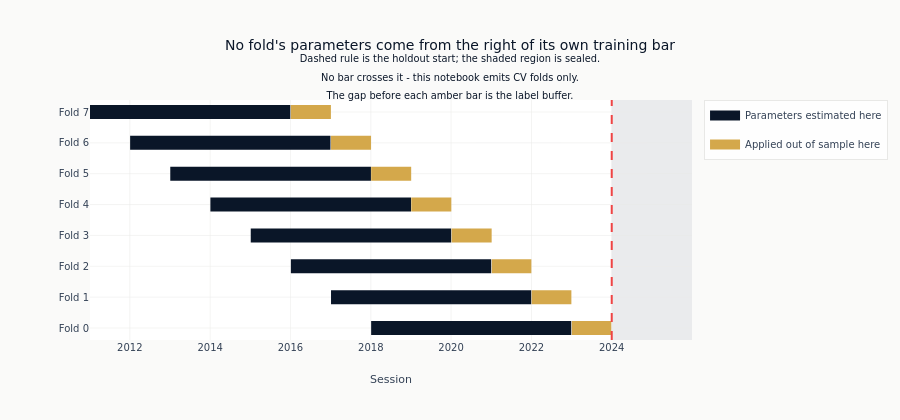

The code cell stored with this chart in its notebook:
### Markdown cell above
### The Fold Contract

The figure draws what the saved artifact will contain: per fold, the window each
model's parameters are estimated on and the window they are then applied to out of
sample, with the sealed holdout shaded. Kalman noise parameters, HMM emissions and
transitions, and ARIMA coefficients are all estimated inside the blue bar of their
own row and then held frozen while the filter runs forward across the amber one.

`fx_pairs` writes features for the cross-validation folds only, so every bar stops
to the left of the rule; a downstream stage that needs a holdout vintage builds one
with `append_holdout_fold_if_needed` (`utils/modeling.py:688`). The gap between each
blue bar and its amber bar is the label buffer: those sessions update the filter
state but are written to neither split.

### Code cell
fig = go.Figure()
_style = {
    "Parameters estimated here": COLORS["blue"],
    "Applied out of sample here": COLORS["amber"],
}
_seen: set[str] = set()
for f in folds:
    row = f"Fold {f['fold']}"
    for kind, (start, end) in (
        ("Parameters estimated here", (f["train_start"], f["train_end"])),
        ("Applied out of sample here", (f["val_start"], f["val_end"])),
    ):
        fig.add_trace(
            go.Scatter(
                x=[start.isoformat(), end.isoformat()],
                y=[row, row],
                mode="lines",
                line={"width": 14, "color": _style[kind]},
                name=kind,
                legendgroup=kind,
                showlegend=kind not in _seen,
            )
        )
        _seen.add(kind)

fig.add_vrect(
    x0=HOLDOUT_START.isoformat(),
    x1=max(all_dates).isoformat(),
    fillcolor=COLORS["neutral"],
    opacity=0.10,
    line_width=0,
    layer="below",
)
fig.add_vline(x=HOLDOUT_START.isoformat(), line_dash="dash", line_color=COLORS["negative"])
fig.update_layout(
    title=(
        "No fold's parameters come from the right of its own training bar"
        "<br><sup>Dashed rule is the holdout start; the shaded region is sealed."
        "<br>No bar crosses it - this notebook emits CV folds only."
        "<br>The gap before each amber bar is the label buffer.</sup>"
    ),
    xaxis_title="Session",
    yaxis_title="",
    height=420,
    margin={"l": 90},
)
fig.show()

### Figure 1 — Plotly figure (JSON) as saved in the notebook; plotly's stock layout.template omitted (floating-point values rounded to 4 significant figures)
{"data": [{"legendgroup": "Parameters estimated here", "line": {"color": "#0a1628", "width": 14}, "mode": "lines", "name": "Parameters estimated here", "showlegend": true, "type": "scatter", "x": ["2018-01-04", "2022-12-29"], "y": ["Fold 0", "Fold 0"]}, {"legendgroup": "Applied out of sample here", "line": {"color": "#D4A84B", "width": 14}, "mode": "lines", "name": "Applied out of sample here", "showlegend": true, "type": "scatter", "x": ["2023-01-03", "2023-12-28"], "y": ["Fold 0", "Fold 0"]}, {"legendgroup": "Parameters estimated here", "line": {"color": "#0a1628", "width": 14}, "mode": "lines", "name": "Parameters estimated here", "showlegend": false, "type": "scatter", "x": ["2017-01-04", "2021-12-30"], "y": ["Fold 1", "Fold 1"]}, {"legendgroup": "Applied out of sample here", "line": {"color": "#D4A84B", "width": 14}, "mode": "lines", "name": "Applied out of sample here", "showlegend": false, "type": "scatter", "x": ["2022-01-03", "2022-12-30"], "y": ["Fold 1", "Fold 1"]}, {"legendgroup": "Parameters estimated here", "line": {"color": "#0a1628", "width": 14}, "mode": "lines", "name": "Parameters estimated here", "showlegend": false, "type": "scatter", "x": ["2016-01-05", "2020-12-31"], "y": ["Fold 2", "Fold 2"]}, {"legendgroup": "Applied out of sample here", "line": {"color": "#D4A84B", "width": 14}, "mode": "lines", "name": "Applied out of sample here", "showlegend": false, "type": "scatter", "x": ["2021-01-05", "2021-12-31"], "y": ["Fold 2", "Fold 2"]}, {"legendgroup": "Parameters estimated here", "line": {"color": "#0a1628", "width": 14}, "mode": "lines", "name": "Parameters estimated here", "showlegend": false, "type": "scatter", "x": ["2015-01-05", "2020-01-02"], "y": ["Fold 3", "Fold 3"]}, {"legendgroup": "Applied out of sample here", "line": {"color": "#D4A84B", "width": 14}, "mode": "lines", "name": "Applied out of sample here", "showlegend": false, "type": "scatter", "x": ["2020-01-06", "2021-01-04"], "y": ["Fold 3", "Fold 3"]}, {"legendgroup": "Parameters estimated here", "line": {"color": "#0a1628", "width": 14}, "mode": "lines", "name": "Parameters estimated here", "showlegend": false, "type": "scatter", "x": ["2014-01-03", "2019-01-02"], "y": ["Fold 4", "Fold 4"]}, {"legendgroup": "Applied out of sample here", "line": {"color": "#D4A84B", "width": 14}, "mode": "lines", "name": "Applied out of sample here", "showlegend": false, "type": "scatter", "x": ["2019-01-04", "2020-01-03"], "y": ["Fold 4", "Fold 4"]}, {"legendgroup": "Parameters estimated here", "line": {"color": "#0a1628", "width": 14}, "mode": "lines", "name": "Parameters estimated here", "showlegend": false, "type": "scatter", "x": ["2013-01-03", "2018-01-02"], "y": ["Fold 5", "Fold 5"]}, {"legendgroup": "Applied out of sample here", "line": {"color": "#D4A84B", "width": 14}, "mode": "lines", "name": "Applied out of sample here", "showlegend": false, "type": "scatter", "x": ["2018-01-04", "2019-01-03"], "y": ["Fold 5", "Fold 5"]}, {"legendgroup": "Parameters estimated here", "line": {"color": "#0a1628", "width": 14}, "mode": "lines", "name": "Parameters estimated here", "showlegend": false, "type": "scatter", "x": ["2012-01-04", "2016-12-30"], "y": ["Fold 6", "Fold 6"]}, {"legendgroup": "Applied out of sample here", "line": {"color": "#D4A84B", "width": 14}, "mode": "lines", "name": "Applied out of sample here", "showlegend": false, "type": "scatter", "x": ["2017-01-04", "2018-01-03"], "y": ["Fold 6", "Fold 6"]}, {"legendgroup": "Parameters estimated here", "line": {"color": "#0a1628", "width": 14}, "mode": "lines", "name": "Parameters estimated here", "showlegend": false, "type": "scatter", "x": ["2011-01-04", "2015-12-31"], "y": ["Fold 7", "Fold 7"]}, {"legendgroup": "Applied out of sample here", "line": {"color": "#D4A84B", "width": 14}, "mode": "lines", "name": "Applied out of sample here", "showlegend": false, "type": "scatter", "x": ["2016-01-05", "2017-01-03"], "y": ["Fold 7", "Fold 7"]}], "layout": {"height": 420, "margin": {"l": 90}, "shapes": [{"fillcolor": "#334155", "layer": "below", "line": {"width": 0}, "opacity": 0.1, "type": "rect", "x0": "2024-01-01", "x1": "2025-12-31", "xref": "x", "y0": 0, "y1": 1, "yref": "y domain"}, {"line": {"color": "#ef4444", "dash": "dash"}, "type": "line", "x0": "2024-01-01", "x1": "2024-01-01", "xref": "x", "y0": 0, "y1": 1, "yref": "y domain"}], "title": {"text": "No fold's parameters come from the right of its own training bar<br><sup>Dashed rule is the holdout start; the shaded region is sealed.<br>No bar crosses it - this notebook emits CV folds only.<br>The gap before each amber bar is the label buffer.</sup>"}, "xaxis": {"title": {"text": "Session"}}, "yaxis": {"title": {"text": ""}}}}
